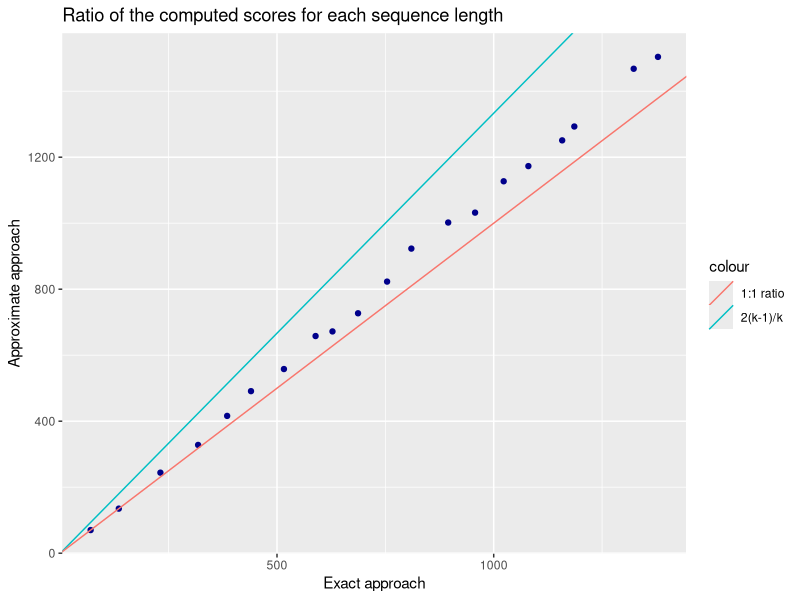

Reproduce this figure in R.
## ---- chunk 1
knitr::opts_chunk$set(echo = TRUE, comment = NA, tidy = T, tidy.opts = list(width.cutoff=60))
## ---- chunk 2
library(tidyverse)
# library(readxl)
## ---- chunk 3
scores_exact <- read.table("scores/scores_exact.txt", header = F)
scores_approx <- read.table("scores/scores_approx.txt", header = F)

scores <- data.frame(exact = scores_exact$V1, approx = scores_approx$V1)

time_plot <- ggplot(data=scores, aes(x=exact,y=approx))+
    geom_point(color="darkblue")+
    geom_abline(aes(slope=4/3, intercept=0, color = "2(k-1)/k"))+
    geom_abline(aes(slope=1, intercept = 0, color = "1:1 ratio")) +
    ggtitle("Ratio of the computed scores for each sequence length")+
    ylab("Approximate approach") + xlab("Exact approach")

time_plot
